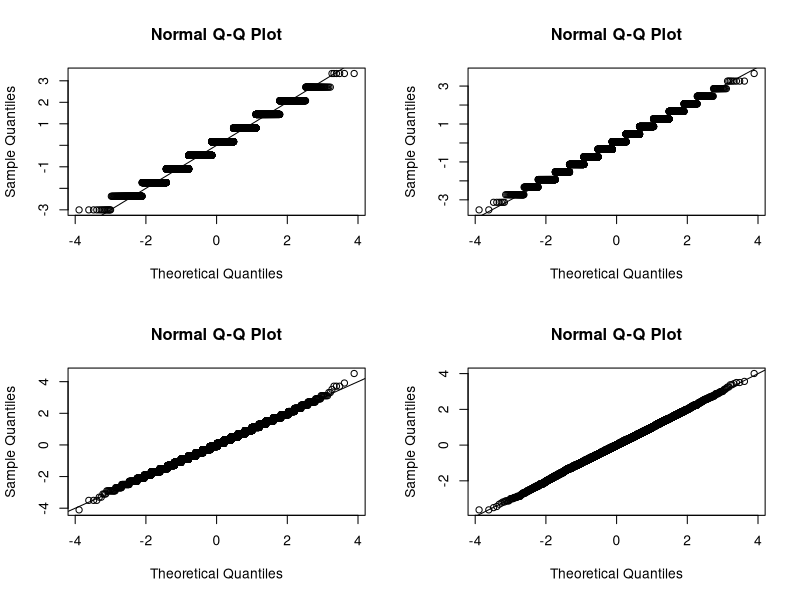
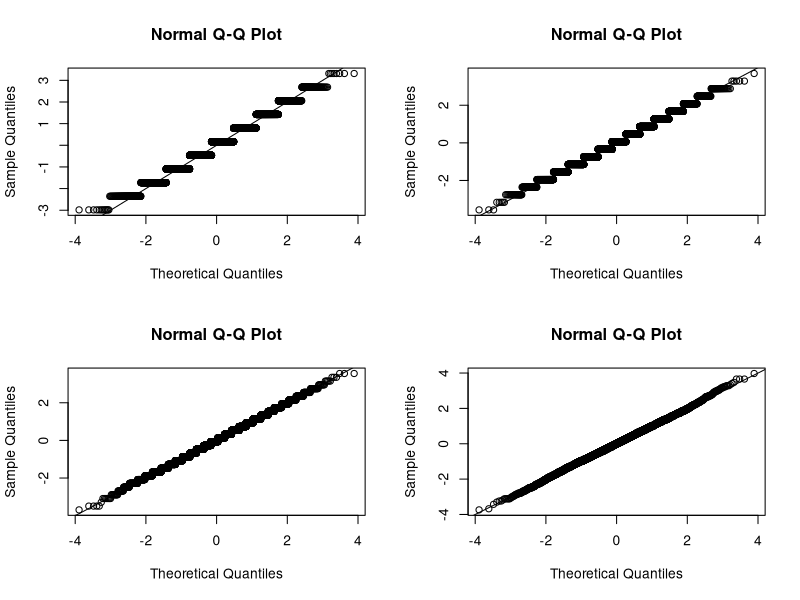
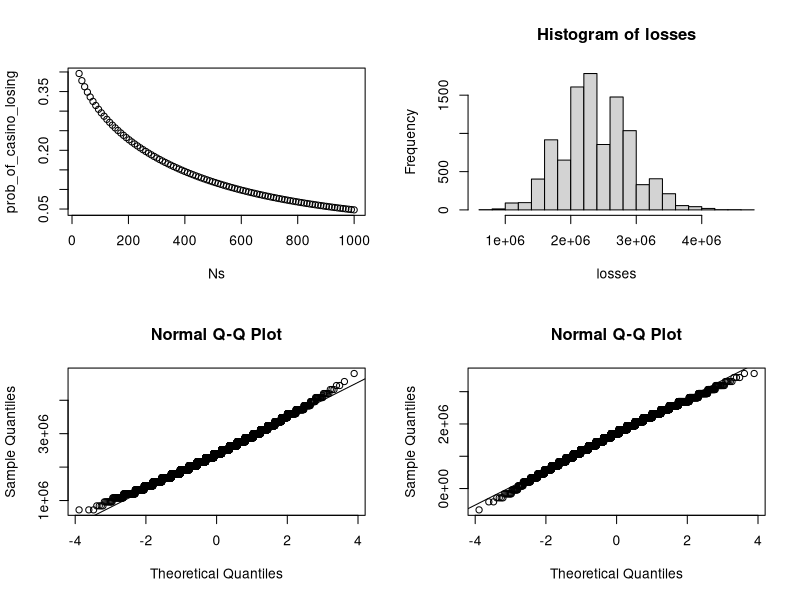
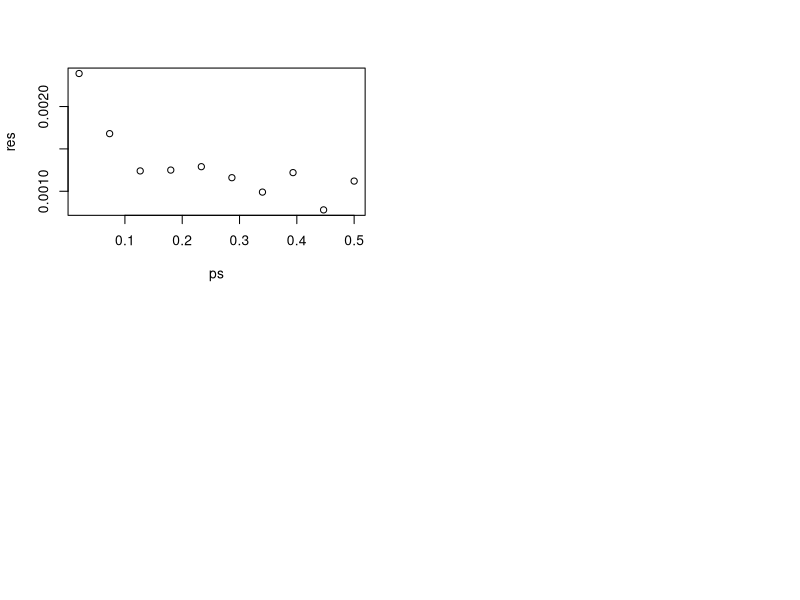

Write R code to recreate these figures, in order.
## ---- chunk 1
get_outcome <- function(N){
  x <- sample( c(-1,1), N, replace=TRUE, prob=c(10/19,9/19))
  sum(x)
}
get_outcome(10)
## ---- chunk 2
mysd <- function(x){
  sqrt(mean((x-mean(x))^2))
}
B <- 10^4
par(mfrow=c(2,2)) ##don't worry if you don't know what this is. You can remove it.
for(N in c(10, 25, 100, 1000)){
  winnings <- replicate(B,get_outcome(N) )
  z <- (winnings - mean(winnings))/mysd(winnings)
  qqnorm(z)
  abline(0,1)
  cat("Expected value:", mean(winnings), 
      "Standard Error:", mysd(winnings),"\n")
}
## ---- chunk 3
for(N in c(10, 25, 100, 1000)){
  average_winnings <- replicate(B,get_outcome(N) ) / N
  z <- (average_winnings - mean(average_winnings))/mysd(average_winnings)
  qqnorm(z)
  abline(0,1)
  cat("Expected value:", mean(average_winnings), 
      "Standard Error:", mysd(average_winnings),"\n")
}
## ---- chunk 4
1-pnorm( sqrt(25)*(1/19)/0.998614)
## ---- chunk 5
B <- 10^5
winnings <- replicate(B,get_outcome(25) )
mean(winnings>0)                   
## ---- chunk 6
Ns <-seq(25, 1000, len=100)
prob_of_casino_losing <- 1 - pnorm( sqrt(Ns)*(1/19/0.998614))
plot(Ns, prob_of_casino_losing)
## ---- chunk 7
N <- 1000
loss_per_foreclosure <- 120000
p <- 0.02
defaults <- sample( c(0,1), N, prob=c(1-p, p), replace = TRUE)
sum(defaults * loss_per_foreclosure)
## ---- chunk 8
B <- 10000
losses <- replicate(B, {
  defaults <- sample( c(0,1), N, prob=c(1-p, p), replace = TRUE) 
  sum(defaults * loss_per_foreclosure)
})
hist(losses)
qqnorm(losses)
qqline(losses)
mean(losses)
sd(losses)
## ---- chunk 9
loan <- 180000
p <- 0.02
loss_per_foreclosure <- 120000
interest_rate <- (100+p*loss_per_foreclosure)/(1-p)/loan
B <- 10000
profit <- replicate(B, {
  x <- sample( c(-loss_per_foreclosure, interest_rate*loan ), N, replace=TRUE, prob=c(p, 1-p))
  sum(x)
})
mean(profit/N) ##should be about 100
## ---- chunk 10
mean(profit < 0)
## ---- chunk 11
loan <- 180000
p <- 0.02
z <- -qnorm(0.001)
loss_per_foreclosure <- 120000
interest_rate <- loss_per_foreclosure*(z*sqrt(p*(1-p))+sqrt(N)*p)/
  ((1-p)*sqrt(N) - z*sqrt(p*(1-p)))/loan

expectation <- -loss_per_foreclosure*p + interest_rate*loan*(1-p)
cat("Mean profit:" , expectation*N )
B <- 10^4
profit <- replicate(B, {
  x <- sample( c(-loss_per_foreclosure, interest_rate*loan ), N, replace=TRUE, prob=c(p, 1-p))
  sum(x)
})
mean(profit<0) ##should be about 0.001
## ---- chunk 12
##Note that the normal approximation is not that great at the tails
qqnorm(profit)
qqline(profit)
## ---- chunk 13
B <- 10^5
ps <- seq(0.02,0.5,len=10)
res <- sapply(ps,function(p){
  interest_rate <- loss_per_foreclosure*(z*sqrt(p*(1-p))+sqrt(N)*p)/
  ((1-p)*sqrt(N) - z*sqrt(p*(1-p)))/loan
  profit <- replicate(B, {
    x <- sample( c(-loss_per_foreclosure, interest_rate*loan ), N, replace=TRUE, prob=c(p, 1-p))
    sum(x)
    })
  mean(profit<0) ##should be about 0.001
})
plot(ps,res)
## ---- chunk 14
p2 <- 0.05
interest_rate2 <- (expectation +
                     loss_per_foreclosure*p2)/(1-p2)/loan
0.04502308
## ---- chunk 15
loan <- 180000
loss_per_foreclosure <- 120000
p2 <- 0.05
interest_rate2 <- (expectation +
                     loss_per_foreclosure*p2)/(1-p2)/loan
B <- 10^4
profit <- replicate(B, {
  x <- sample( c(-loss_per_foreclosure, interest_rate2*loan ), N, replace=TRUE, prob=c(p2, 1-p2))
  sum(x)
})
mean(profit<0) ##should be about 0.001
## ---- chunk 16
z <- -qnorm(0.001)
N2 <- (z*(interest_rate2*loan + loss_per_foreclosure)*sqrt(p2*(1-p2)) / 
  (interest_rate2*loan*(1-p2) - loss_per_foreclosure*p2 ))^2

B <- 10^4
profit <- replicate(B, {
  x <- sample( c(-loss_per_foreclosure, interest_rate2*loan ), N2, replace=TRUE, prob=c(p2, 1-p2))
  sum(x)
})
mean(profit<0) ##should be about 0.001

## ---- chunk 17
loan <- 180000
loss_per_foreclosure <- 120000
p2 <- 0.05
interest_rate2 <- 0.05
B <- 10^5
outcomes1 <- replicate(B,{
  sample( c(-loss_per_foreclosure, interest_rate2*loan ), 2, replace=TRUE, prob=c(p2, 1-p2))
})
## ---- chunk 18
sum( outcomes1[1,] < 0 & outcomes1[2,]<0)/sum(outcomes1[1,]<0)
## ---- chunk 19
B <- 10^5
outcomes2 <- replicate(B,{
  add <- sample( c(-0.04,0.04), 1)
  sample( c(-loss_per_foreclosure, interest_rate2*loan ), 2, replace=TRUE, prob=c(p2+add, 1-(p2+add)))
})
## ---- chunk 20
sum( outcomes2[1,] < 0 & outcomes2[2,]<0)/sum(outcomes2[1,]<0)
## ---- chunk 21
B <- 10^5
profit2 <- replicate(B,{
  add <- sample( c(-0.04,0.04), 1)
  x <- sample( c(-loss_per_foreclosure, interest_rate2*loan ), N2, replace=TRUE, prob=c(p2+add, 1-(p2+add)))
  sum(x)
})
## ---- chunk 22
mean(profit)
mean(profit2)
## ---- chunk 23
mean(profit < 0)
mean(profit2 < 0)
## ---- chunk 24
mean(profit < -10^6)
mean(profit2 < -10^6)
